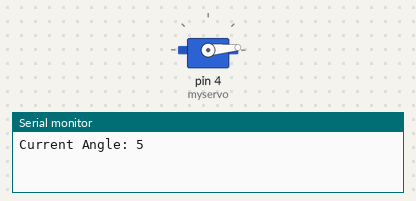
A sketch run on a simulated Arduino Uno, built with avr-gcc and run on an emulated ATmega328P. Shown: servo, the last lines printed to the serial monitor.

Above: at 0.05 s.
At 1.75 s:
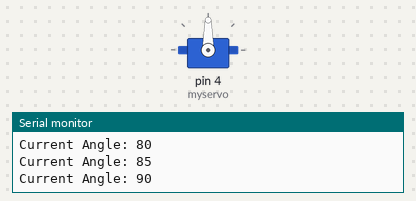
At 3.45 s:
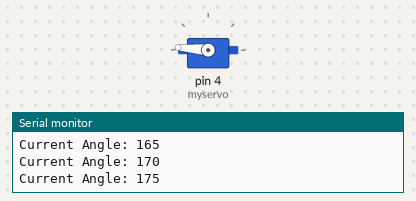
At 6.9 s:
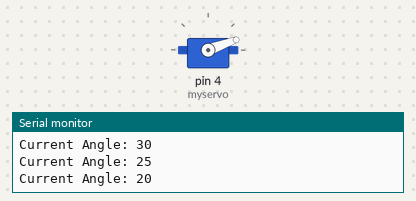
Timing chart, 0 to 9.7 s (numbered marks = the images above):
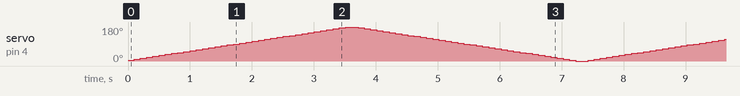

The sketch:

MOTOR_TEST.ino
```cpp
#include <Servo.h>

// Create a Servo object
Servo myservo;

// Pin assignments
const int sensorPin = A0; // Analog pin where the sensor is connected

// Variables to control servo movement
int currentAngle = 0;   // Current angle of the servo
int targetAngle = 180;  // Target angle for the servo (180 degrees)
int stepSize = 5;       // Number of degrees to move the servo per update
bool movingForward = true; // Flag to determine the direction of movement

void setup()
{
    // Attach the servo to pin 4
    myservo.attach(4);
    // Initialize serial communication
    Serial.begin(9600);
}

void loop()
{
    // Move the servo based on the current direction
    if (movingForward) {
        if (currentAngle < targetAngle) {
            currentAngle += stepSize;
            if (currentAngle > targetAngle) {
                currentAngle = targetAngle;
            }
        } else {
            movingForward = false; // Change direction to reverse
        }
    } else {
        if (currentAngle > 0) {
            currentAngle -= stepSize;
            if (currentAngle < 0) {
                currentAngle = 0;
            }
        } else {
            movingForward = true; // Change direction to forward
        }
    }

    // Set the servo to the current angle
    myservo.write(currentAngle);

    // Print the current angle for debugging
    Serial.print("Current Angle: ");
    Serial.println(currentAngle);

    // Delay for stability (adjust delay to control speed of movement)
    delay(100); // Adjust delay to speed up or slow down the servo movement
}
```
